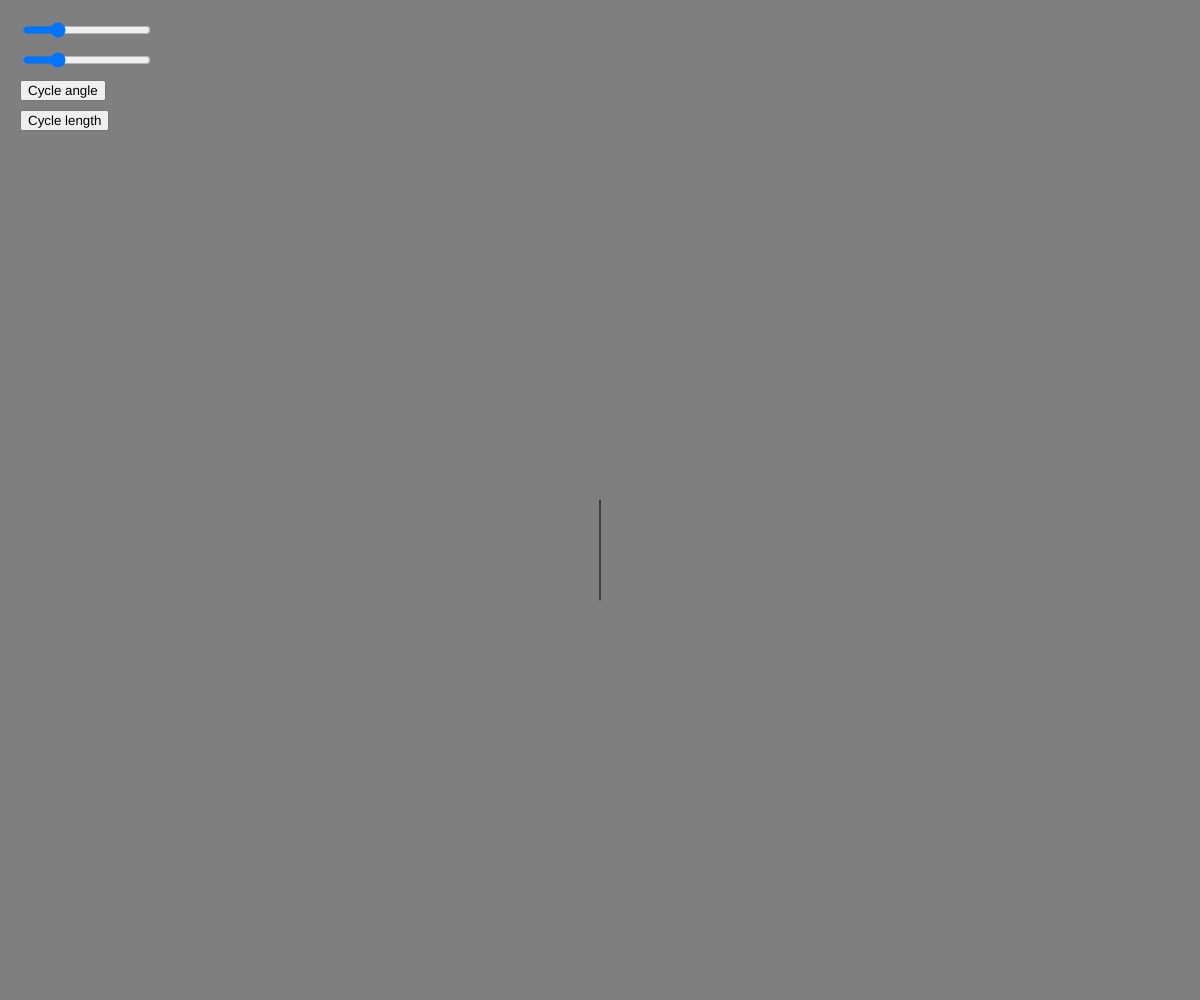
Frame 1 (no input)
Frame 2 (the mouse pressed at the canvas centre, redrawn once): identical to frame 1, image omitted

The p5.js sketch that drew this single still picture (run headless with seeded random() and noise() and a simulated clock; the mouse was pressed at the canvas centre and the sketch redrawn once):

// p5.js sketch
// ── sketch.js

function setup() {
  createCanvas(innerWidth, innerHeight)
  noLoop()

  angle_slider = createSlider(0, 360, 90).position(20, 20).input(angleSliderChanges)
  length_slider = createSlider(0, 400, 100).position(20, 50).input(lengthSliderChanges)
  createButton("Cycle angle").position(20, 80).mousePressed(cycleAngle)
  createButton("Cycle length").position(20, 110).mousePressed(cycleLength)

  cycle_angle = false
  cycle_length = false

  instructions = "F"
  movement_map = {
    angle: radians(angle_slider.value()),
    length: length_slider.value(),
    "F": function() {
      line(0, 0, 0, this.length)
      translate(0, this.length)
    },
    "+": function() {
      rotate(this.angle)
    },
    "-": function() {
      rotate(-this.angle)
    }
  }
}

function draw() {
  translate(width / 2, height / 2)
  background(127)
  drawTurtle(instructions, movement_map)
  if (cycle_angle) {
    angle_slider.elt.value = (angle_slider.value() + 1) % 360
    movement_map.angle = radians(angle_slider.value())
  }
  if (cycle_length) {
    length_slider.elt.value = (length_slider.value() + 1) % 400
    movement_map.length = length_slider.value()
  }
}

function drawTurtle(instructions, movement_map) {
  for (let i = 0; i < instructions.length; i++) {
    movement_map[instructions[i]]()
  }
}

function getNextInstructions(instructions, rules) {

}

function angleSliderChanges() {
  movement_map.angle = radians(angle_slider.value())
  redraw()
}

function lengthSliderChanges() {
  movement_map.length = length_slider.value()
  redraw()
}

function cycleAngle() {
  if (cycle_angle) {
    cycle_angle = false
  } else {
    cycle_angle = true
  }
  loop()
}

function cycleLength() {
  if (cycle_length) {
    cycle_length = false
  } else {
    cycle_length = true
  }
  loop()
}
